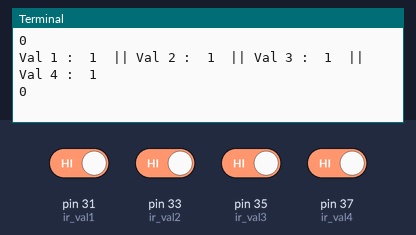
Bench run of a program on a simulated Raspberry Pi (header pin numbers). Shown: the last lines printed to the terminal. The test bench sets the inputs (shaded band); at power-on: pin 31 (ir_val1), pin 33 (ir_val2), pin 35 (ir_val3), pin 37 (ir_val4) HIGH.

Above: at 1.2 s.
1.3 s: pin 31 (ir_val1) driven LOW
At 2.6 s:
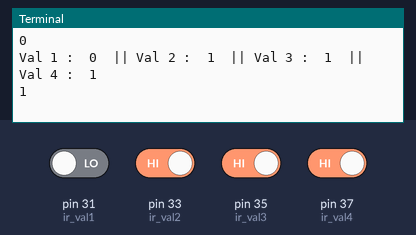
2.8 s: pin 33 (ir_val2) driven LOW
At 3.8 s:
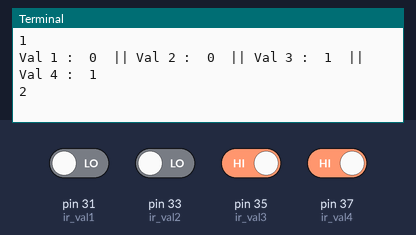
4.3 s: pin 35 (ir_val3) driven LOW
At 5.5 s:
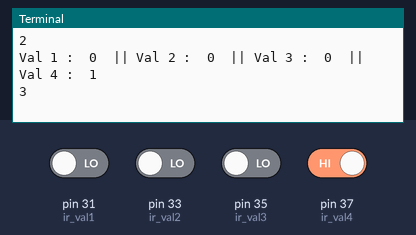
5.8 s: pin 37 (ir_val4) driven LOW
At 6.8 s:
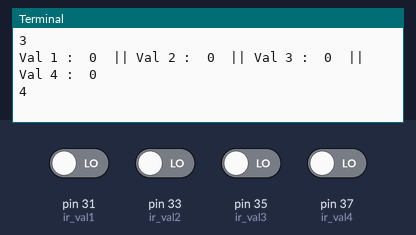
7.3 s: pin 31 (ir_val1) driven HIGH
8.8 s: pin 33 (ir_val2) driven HIGH
At 9.8 s:
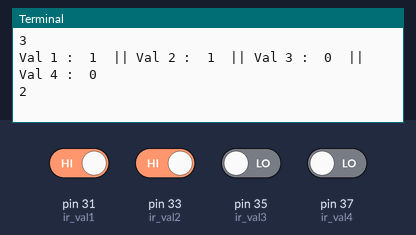
Timing chart, 0 to 11.3 s (numbered marks = the images above; inputs shaded):
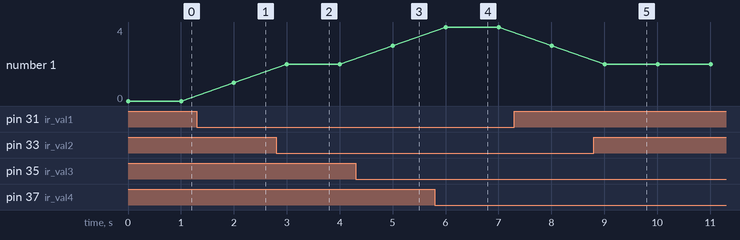

The program:

04_testIrSensor.py
```python
import RPi.GPIO as GPIO
import time

GPIO.setwarnings(False)
GPIO.setmode(GPIO.BOARD) # gpio.setmode(gpio.BCM)
GPIO.setup(31, GPIO.IN) # pin number 31
GPIO.setup(33, GPIO.IN) # pin number 33
GPIO.setup(35, GPIO.IN) # pin number 35
GPIO.setup(37, GPIO.IN) # pin number 37

while True:
    ir_val1 = GPIO.input(31)
    ir_val2 = GPIO.input(33)
    ir_val3 = GPIO.input(35)
    ir_val4 = GPIO.input(37)

    print("Val 1 : ", ir_val1," || Val 2 : ", ir_val2," || Val 3 : ", ir_val3,\
          " || Val 4 : ", ir_val4)
    print(abs((ir_val1+ir_val2+ir_val3+ir_val4)-4))
    time.sleep(1)
```

Measured:
- after the input at 1.3 s, the terminal: prints a new line after 0.70 s (image 1)
- after the input at 2.8 s, the terminal: prints a new line after 0.20 s (image 2)
- after the input at 4.3 s, the terminal: prints a new line after 0.70 s (image 3)
- after the input at 5.8 s, the terminal: prints a new line after 0.20 s (image 4)
- after the input at 8.8 s, the terminal: prints a new line after 0.21 s (image 5)
